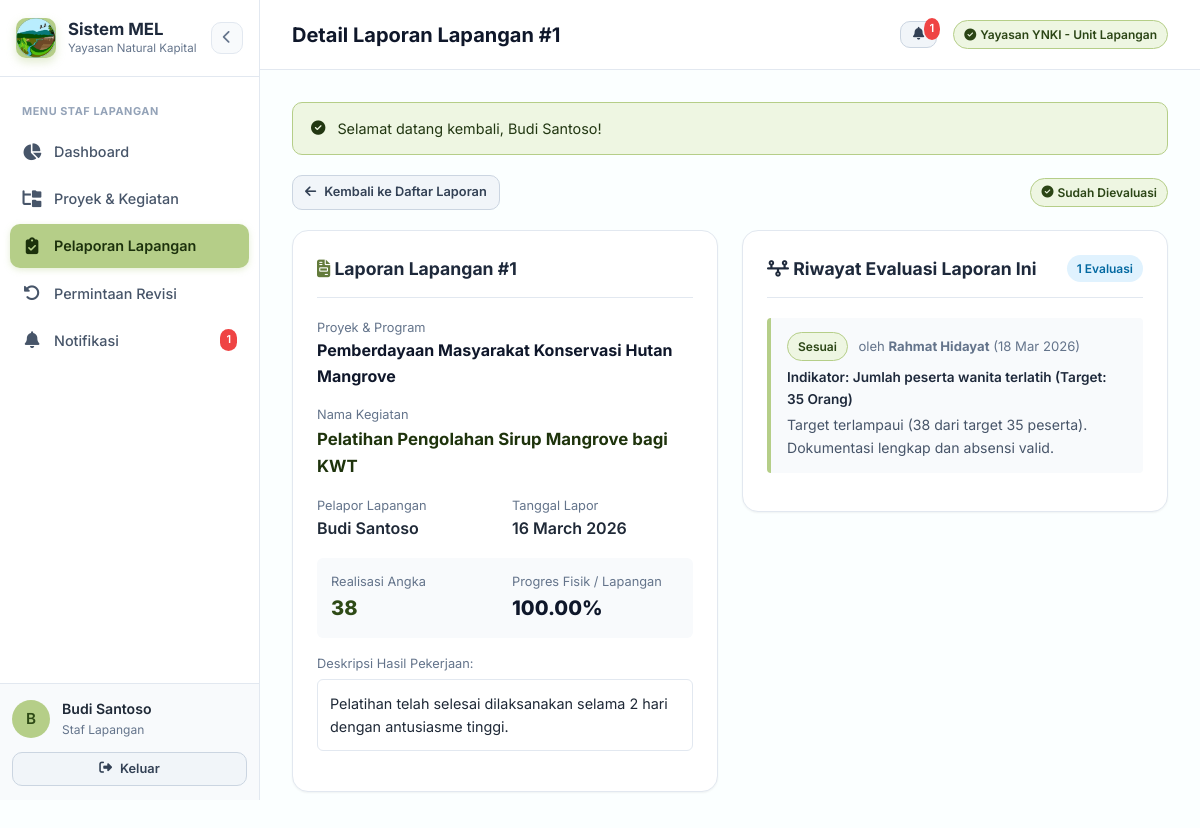
Page /field-updates/detail?id=1 (signed in) on the committed database.
### tables this page shows
CREATE TABLE `field_updates` (
  `update_id` int(11) NOT NULL,
  `activity_id` int(11) NOT NULL,
  `user_id` int(11) NOT NULL,
  `update_date` date NOT NULL,
  `description` text DEFAULT NULL,
  `realization_value` decimal(15,2) DEFAULT NULL,
  `progress_percentage` decimal(5,2) DEFAULT NULL,
  `evidence_file` varchar(255) DEFAULT NULL,
  `status` varchar(50) DEFAULT NULL
);

CREATE TABLE `users` (
  `user_id` int(11) NOT NULL,
  `role_id` int(11) NOT NULL,
  `name` varchar(150) NOT NULL,
  `email` varchar(150) NOT NULL,
  `password` varchar(255) NOT NULL,
  `organization` varchar(150) DEFAULT NULL,
  `is_active` tinyint(1) DEFAULT 1,
  `created_at` datetime DEFAULT current_timestamp()
);

CREATE TABLE `projects` (
  `project_id` int(11) NOT NULL,
  `project_code` varchar(50) NOT NULL,
  `project_name` varchar(200) NOT NULL,
  `description` text DEFAULT NULL,
  `start_date` date DEFAULT NULL,
  `end_date` date DEFAULT NULL,
  `status` varchar(50) DEFAULT NULL,
  `public_status` varchar(50) DEFAULT NULL,
  `created_by` int(11) NOT NULL,
  `created_at` datetime DEFAULT current_timestamp()
);

CREATE TABLE `activities` (
  `activity_id` int(11) NOT NULL,
  `project_id` int(11) NOT NULL,
  `activity_name` varchar(200) NOT NULL,
  `description` text DEFAULT NULL,
  `location` varchar(200) DEFAULT NULL,
  `activity_type` varchar(50) DEFAULT 'Kuantitatif' COMMENT 'Jenis kegiatan: Kuantitatif atau Kualitatif',
  `status` varchar(50) DEFAULT NULL,
  `created_at` datetime DEFAULT current_timestamp()
);

CREATE TABLE `evaluations` (
  `evaluation_id` int(11) NOT NULL,
  `update_id` int(11) NOT NULL,
  `indicator_id` int(11) NOT NULL,
  `evaluator_id` int(11) NOT NULL,
  `evaluation_date` date NOT NULL,
  `result` varchar(100) DEFAULT NULL,
  `notes` text DEFAULT NULL
);

CREATE TABLE `indicators` (
  `indicator_id` int(11) NOT NULL,
  `activity_id` int(11) NOT NULL,
  `activity_type` varchar(50) DEFAULT 'Kuantitatif' COMMENT 'Jenis kegiatan: Kuantitatif atau Kualitatif',
  `indicator_name` varchar(200) NOT NULL,
  `target_value` decimal(15,2) DEFAULT NULL,
  `unit` varchar(100) DEFAULT NULL,
  `description` text DEFAULT NULL,
  `target_description` text DEFAULT NULL COMMENT 'Deskripsi target capaian kualitatif'
);

### views/field_updates/detail.php (the view, shortened to what the rows shown need)
<?php
require_once __DIR__ . '/../layouts/header.php';
?>
<div style="margin-bottom: 20px; display: flex; justify-content: space-between; align-items: center;">
    <?php if ($currentUser['role_id'] == 4): ?>
        <a href="<?= BASE_URL ?>/evaluations" class="btn btn-secondary btn-sm">
            <i class="fa-solid fa-arrow-left"></i> Kembali ke Ringkasan Capaian
        </a>
    <?php else: ?>
        <a href="<?= BASE_URL ?>/field-updates" class="btn btn-secondary btn-sm">
            <i class="fa-solid fa-arrow-left"></i> Kembali ke Daftar Laporan
        </a>
    <?php endif; ?>
    <div>
        <?php if ($update['status'] === 'Dievaluasi'): ?>
            <span class="badge badge-success"><i class="fa-solid fa-circle-check"></i> Sudah Dievaluasi</span>
        <?php elseif ($update['status'] === 'Perlu Perbaikan'): ?>
            <span class="badge badge-danger"><i class="fa-solid fa-triangle-exclamation"></i> Menunggu Perbaikan Staf</span>
        <?php else: ?>
            <span class="badge badge-warning"><i class="fa-solid fa-clock"></i> <?= htmlspecialchars($update['status']) ?></span>
        <?php endif; ?>
    </div>
</div>
<div class="grid-cols-2">
    <div class="card">
        <div class="card-header">
            <h2 class="card-title"><i class="fa-solid fa-file-invoice" style="color: var(--primary-dark);"></i> Laporan Lapangan #<?= $update['update_id'] ?></h2>
        </div>
        <div style="margin-bottom: 16px;">
            <div style="font-size: 0.8rem; color: var(--text-muted);">Proyek & Program</div>
            <div style="font-weight: 700; font-size: 1rem; color: #0f172a;"><?= htmlspecialchars($update['project_name']) ?></div>
        </div>
        <div style="margin-bottom: 16px;">
            <div style="font-size: 0.8rem; color: var(--text-muted);">Nama Kegiatan</div>
            <div style="font-weight: 700; font-size: 1.05rem; color: #1e330c;"><?= htmlspecialchars($update['activity_name']) ?></div>
        </div>
        <div style="display: grid; grid-template-columns: 1fr 1fr; gap: 14px; margin-bottom: 16px;">
            <div>
                <div style="font-size: 0.8rem; color: var(--text-muted);">Pelapor Lapangan</div>
                <div style="font-weight: 600;"><?= htmlspecialchars($update['reporter_name']) ?></div>
            </div>
            <div>
                <div style="font-size: 0.8rem; color: var(--text-muted);">Tanggal Lapor</div>
                <div style="font-weight: 600;"><?= date('d F Y', strtotime($update['update_date'])) ?></div>
            </div>
        </div>
        <div style="display: grid; grid-template-columns: 1fr 1fr; gap: 14px; margin-bottom: 16px; background: #f8fafc; padding: 14px; border-radius: var(--radius-sm);">
            <div>
                <div style="font-size: 0.8rem; color: var(--text-muted);">Realisasi Angka</div>
                <div style="font-weight: 800; font-size: 1.25rem; color: #2e4a16;">
                    <?= number_format($update['realization_value'], 0, ',', '.') ?>
                </div>
            </div>
            <div>
                <div style="font-size: 0.8rem; color: var(--text-muted);">Progres Fisik / Lapangan</div>
                <div style="font-weight: 800; font-size: 1.25rem; color: #0f172a;">
                    <?= $update['progress_percentage'] ?? 0 ?>%
                </div>
            </div>
        </div>
        <div style="margin-bottom: 16px;">
            <div style="font-size: 0.8rem; color: var(--text-muted); margin-bottom: 4px;">Deskripsi Hasil Pekerjaan:</div>
            <div style="background: #ffffff; border: 1px solid var(--border-color); border-radius: 6px; padding: 12px; font-size: 0.9rem;">
                <?= nl2br(htmlspecialchars($update['description'] ?? '')) ?>
            </div>
        </div>
    </div>
    <div>
        <div class="card">
            <div class="card-header">
                <h2 class="card-title"><i class="fa-solid fa-timeline"></i> Riwayat Evaluasi Laporan Ini</h2>
                <span class="badge badge-info"><?= count($evaluations) ?> Evaluasi</span>
            </div>
            <?php if (empty($evaluations)): ?>
                <p style="text-align: center; color: var(--text-muted); padding: 20px;">Belum ada hasil evaluasi untuk laporan ini.</p>
            <?php else: ?>
                <?php foreach ($evaluations as $ev): ?>
                    <div style="border-left: 4px solid <?= $ev['result'] === 'Sesuai' ? 'var(--primary)' : 'var(--danger)' ?>; padding: 14px 16px; background: #f8fafc; border-radius: 4px; margin-bottom: 14px;">
                        <div style="display: flex; justify-content: space-between; align-items: center;">
                            <div>
                                <span class="badge <?= $ev['result'] === 'Sesuai' ? 'badge-success' : 'badge-danger' ?>">
                                    <?= htmlspecialchars($ev['result']) ?>
                                </span>
                                <span style="font-size: 0.82rem; color: var(--text-muted); margin-left: 6px;">
                                    oleh <strong><?= htmlspecialchars($ev['evaluator_name']) ?></strong> (<?= date('d M Y', strtotime($ev['evaluation_date'])) ?>)
                                </span>
                            </div>
                        </div>
                        <div style="font-size: 0.85rem; font-weight: 600; color: #1e293b; margin-top: 6px;">
                            Indikator: <?= htmlspecialchars($ev['indicator_name']) ?> (Target: <?= number_format($ev['target_value'], 0, ',', '.') ?> <?= htmlspecialchars($ev['unit']) ?>)
                        </div>
                        <div style="font-size: 0.88rem; color: #475569; margin-top: 4px;">
                            <?= nl2br(htmlspecialchars($ev['notes'] ?? '')) ?>
                        </div>
                    </div>
                <?php endforeach; ?>
            <?php endif; ?>
        </div>
    </div>
</div>
<?php
require_once __DIR__ . '/../layouts/footer.php';
?>

### views/layouts/header.php (shortened to what the rows shown need)
<?php
require_once __DIR__ . '/../../helpers/AuthHelper.php';
$currentUser = AuthHelper::getUser();
$pageTitle = $pageTitle ?? 'Sistem MEL';
$activeMenu = $activeMenu ?? 'dashboard';
?>
<!DOCTYPE html>
<html lang="id">
<head>
    <link rel="stylesheet" href="https://cdnjs.cloudflare.com/ajax/libs/font-awesome/6.4.0/css/all.min.css">
    <link rel="stylesheet" href="<?= BASE_URL ?>/public/css/style.css">
</head>
<body>
    <div class="app-container">
        <aside class="sidebar" id="sidebar">
            <div class="sidebar-header">
                <div class="brand-badge">
                    <img src="<?= BASE_URL ?>/gambar%20logo/ynki-icon.webp" alt="Logo YNKI" style="width: 100%; height: 100%; object-fit: contain; border-radius: inherit;">
                </div>
                <div class="brand-text">
                    <div class="brand-title">Sistem MEL</div>
                    <div class="brand-sub">Yayasan Natural Kapital Indonesia</div>
                </div>
                <button type="button" class="sidebar-toggle-btn" id="sidebarToggleBtn" title="Tutup Sidebar" aria-label="Buka / Tutup Sidebar">
                    <i class="fa-solid fa-chevron-left"></i>
                </button>
            </div>
            <nav class="sidebar-nav">
                <?php
                require_once __DIR__ . '/../../models/Notification.php';
                $notifModelSide = new Notification();
                $unreadSide = $notifModelSide->getUnreadCount($currentUser['user_id']);
                ?>
                <?php if ($currentUser['role_id'] == 1):  ?>
                    <div class="nav-label">Menu Staf Lapangan</div>
                    <a href="<?= BASE_URL ?>/dashboard" class="nav-link <?= $activeMenu === 'dashboard' ? 'active' : '' ?>" title="Dashboard">
                        <i class="fa-solid fa-chart-pie"></i>
                        <span class="nav-text">Dashboard</span>
                    </a>
                    <a href="<?= BASE_URL ?>/projects" class="nav-link <?= $activeMenu === 'projects' ? 'active' : '' ?>" title="Proyek & Kegiatan">
                        <i class="fa-solid fa-folder-tree"></i>
                        <span class="nav-text">Proyek & Kegiatan</span>
                    </a>
                    <a href="<?= BASE_URL ?>/field-updates" class="nav-link <?= $activeMenu === 'field-updates' ? 'active' : '' ?>" title="Pelaporan Lapangan">
                        <i class="fa-solid fa-clipboard-check"></i>
                        <span class="nav-text">Pelaporan Lapangan</span>
                    </a>
                    <a href="<?= BASE_URL ?>/corrections" class="nav-link <?= $activeMenu === 'corrections' ? 'active' : '' ?>" title="Permintaan Revisi">
                        <i class="fa-solid fa-rotate-left"></i>
                        <span class="nav-text">Permintaan Revisi</span>
                    </a>
                    <a href="<?= BASE_URL ?>/notifications" class="nav-link <?= $activeMenu === 'notifications' ? 'active' : '' ?>" title="Notifikasi">
                        <i class="fa-solid fa-bell"></i>
                        <span class="nav-text">Notifikasi</span>
                        <?php if ($unreadSide > 0): ?>
                        <span class="badge" style="background: #ef4444; color: #fff; font-size: 0.68rem; padding: 2px 6px; margin-left: auto;">
                            <?= $unreadSide ?>
                        </span>
                        <?php endif; ?>
                    </a>
                <?php endif; ?>
            </nav>
            <div class="sidebar-footer">
                <div class="user-badge" title="<?= htmlspecialchars($currentUser['name'] ?? '') ?> (<?= htmlspecialchars($currentUser['role_name'] ?? '') ?>)">
                    <div class="user-avatar">
                        <?= strtoupper(substr($currentUser['name'] ?? 'U', 0, 1)) ?>
                    </div>
                    <div class="user-info">
                        <div class="user-name"><?= htmlspecialchars($currentUser['name'] ?? '') ?></div>
                        <div class="user-role"><?= htmlspecialchars($currentUser['role_name'] ?? '') ?></div>
                    </div>
                </div>
                <div class="logout-container" style="margin-top: 12px;">
                    <a href="<?= BASE_URL ?>/logout" class="btn btn-secondary btn-sm logout-btn" title="Keluar">
                        <i class="fa-solid fa-right-from-bracket"></i>
                        <span class="logout-text">Keluar</span>
                    </a>
                </div>
            </div>
        </aside>
        <main class="main-content" id="mainContent">
            <header class="navbar">
                <div class="page-title"><?= htmlspecialchars($pageTitle) ?></div>
                <div class="navbar-actions">
                    <a href="<?= BASE_URL ?>/notifications" class="btn btn-secondary btn-sm" style="position: relative;">
                        <i class="fa-solid fa-bell"></i>
                        <?php
                        require_once __DIR__ . '/../../models/Notification.php';
                        $notifModel = new Notification();
                        $unread = $notifModel->getUnreadCount($currentUser['user_id']);
                        if ($unread > 0):
                        ?>
                        <span style="position: absolute; top: -4px; right: -4px; background: var(--danger); color: #fff; border-radius: 50%; font-size: 0.7rem; padding: 2px 6px;">
                            <?= $unread ?>
                        </span>
                        <?php endif; ?>
                    </a>
                    <span class="badge badge-success">
                        <i class="fa-solid fa-circle-check"></i> <?= htmlspecialchars($currentUser['organization'] ?? 'YNKI') ?>
                    </span>
                </div>
            </header>
            <div class="content-body">
                <?php
                $successMsg = AuthHelper::getFlash('success');
                $isDashboard = isset($activeMenu) && $activeMenu === 'dashboard';
                $isWelcomeAlert = $successMsg && stripos($successMsg, 'Selamat datang') !== false;
                if ($successMsg && !($isDashboard && $isWelcomeAlert)):
                ?>
                    <div class="alert alert-success">
                        <i class="fa-solid fa-circle-check"></i>
                        <span><?= htmlspecialchars($successMsg) ?></span>
                    </div>
                <?php endif; ?>

### rows in the picture
field_updates: user "1", user.name "B", user.name "Budi Santoso", update_id "1", projects.project_name "Pemberdayaan Masyarakat Konservasi Hutan Mangrove", activity.activity_name "Pelatihan Pengolahan Sirup Mangrove bagi KWT", update_date "16 March 2026", realization_value "38", progress_percentage "100.00", description "Pelatihan telah selesai dilaksanakan selama 2 hari dengan antusiasme tinggi."
evaluations: result "Sesuai", evaluator.name "Rahmat Hidayat", evaluation_date "18 Mar 2026", indicator.indicator_name "Jumlah peserta wanita terlatih", indicator.target_value "35", indicator.unit "Orang", notes "Target terlampaui (38 dari target 35 peserta). Dokumentasi lengkap dan absensi valid."

### other values in the picture
$currentUser['role_name'] "Staf Lapangan"
$pageTitle "Detail Laporan Lapangan #1"
$currentUser['organization'] "Yayasan YNKI - Unit Lapangan"
$successMsg "Selamat datang kembali, Budi Santoso!"
count($evaluations) "1"
